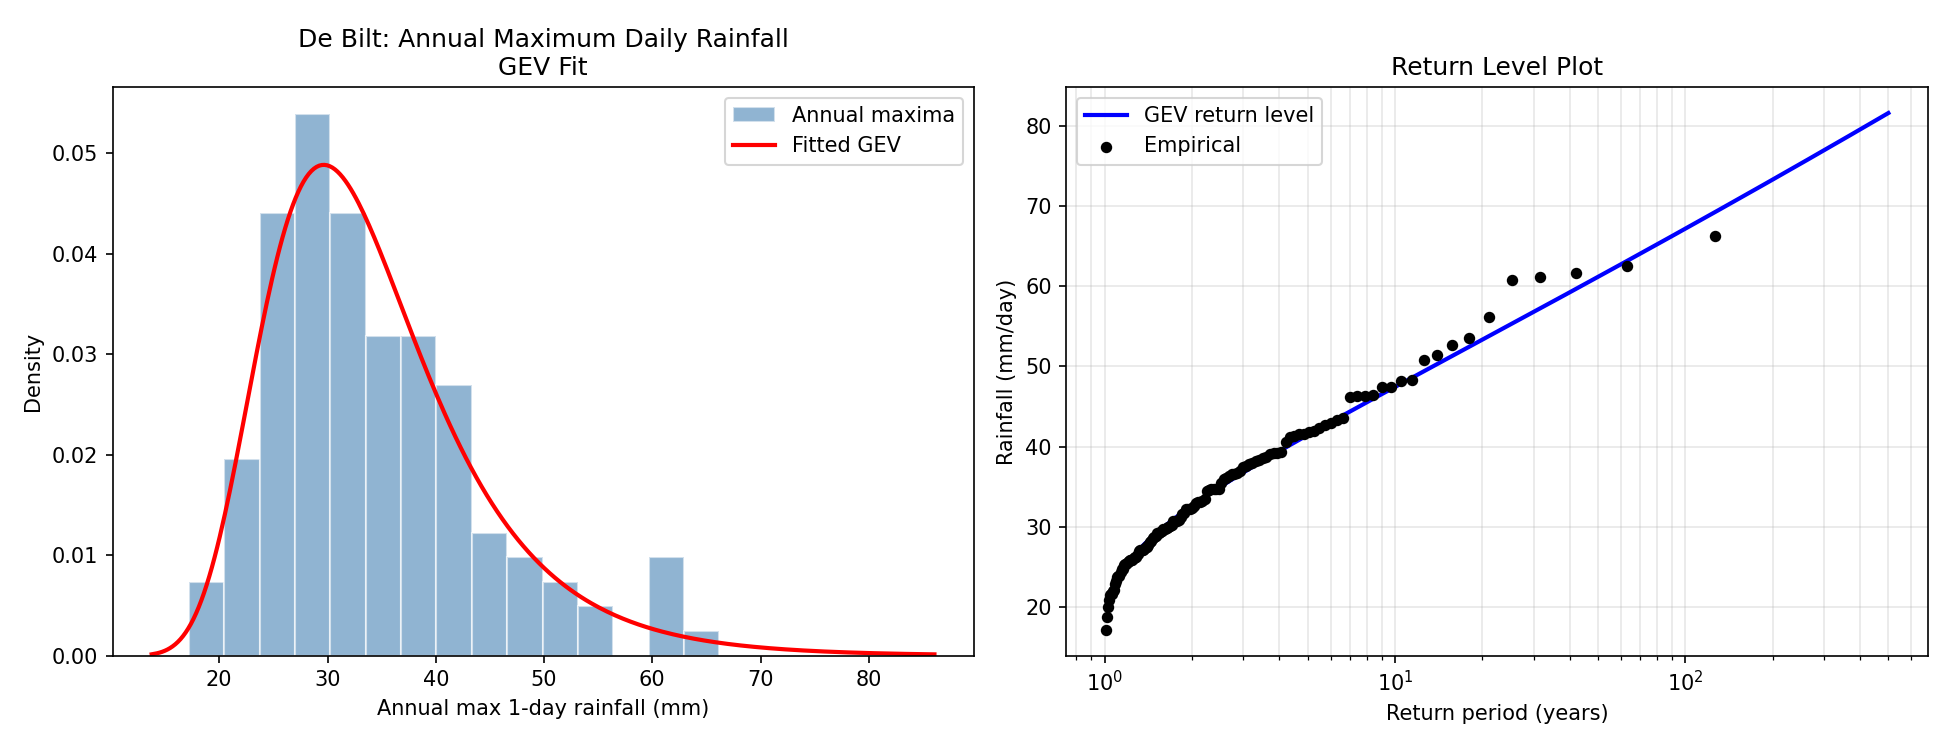

Generate this figure with Python:
import pandas as pd
import numpy as np
from scipy import stats
import matplotlib
matplotlib.use('Agg')
import matplotlib.pyplot as plt
from pathlib import Path

# ---- 1. Load data ----
DATA_PATH = Path(__file__).resolve().parent.parent / 'data' / 'result.txt'
cols = ['STN', 'YYYYMMDD', 'RD']
df = pd.read_csv(
    DATA_PATH,
    comment='#',
    names=cols,
    skipinitialspace=True
)

# Drop any stray header/blank rows that survived
df = df.dropna()
df['YYYYMMDD'] = df['YYYYMMDD'].astype(int)
df['RD'] = df['RD'].astype(float)

# Check for any negative/placeholder codes
print("Unique negative values (if any):", df.loc[df['RD'] < 0, 'RD'].unique())
print("Min RD:", df['RD'].min(), "Max RD:", df['RD'].max())

# Convert tenths of mm -> mm
df['RD_mm'] = df['RD'].clip(lower=0) / 10.0

# Parse date, extract year
df['date'] = pd.to_datetime(df['YYYYMMDD'], format='%Y%m%d')
df['year'] = df['date'].dt.year

print("\nRecord spans:", df['date'].min().date(), "to", df['date'].max().date())
print("Number of years:", df['year'].nunique())
print("Total days:", len(df))

# ---- 2. Annual maxima (1-day) ----
annual_max = df.groupby('year')['RD_mm'].max()

# Drop incomplete first/last years if they have very few days
day_counts = df.groupby('year').size()
print("\nYears with <300 days of data (partial years):")
print(day_counts[day_counts < 300])

# Use only reasonably complete years for the fit (>=300 days)
complete_years = day_counts[day_counts >= 300].index
am = annual_max.loc[annual_max.index.isin(complete_years)]

print(f"\nUsing {len(am)} annual maxima (years {am.index.min()}-{am.index.max()})")
print("\nTop 10 annual maxima (mm):")
print(am.sort_values(ascending=False).head(10))

# ---- 3. Also compute 3-day cumulative annual maxima ----
df_sorted = df.sort_values('date').set_index('date')
df_sorted['RD_3day'] = df_sorted['RD_mm'].rolling(3, min_periods=3).sum()
annual_max_3day = df_sorted.groupby(df_sorted.index.year)['RD_3day'].max()
am3 = annual_max_3day.loc[annual_max_3day.index.isin(complete_years)]

# ---- 4. Fit GEV distribution (1-day) ----
# scipy's genextreme uses a sign convention where c = -shape (xi)
c, loc, scale = stats.genextreme.fit(am.values)
xi = -c  # convert to standard GEV shape parameter (xi>0 heavy tail)
print(f"\n--- GEV fit (1-day annual max) ---")
print(f"shape (xi) = {xi:.4f}, location = {loc:.3f}, scale = {scale:.3f}")

# ---- 5. Return levels ----
return_periods = [2, 5, 10, 25, 50, 100, 200]
return_levels = {}
for T in return_periods:
    p = 1 - 1/T
    level = stats.genextreme.ppf(p, c, loc=loc, scale=scale)
    return_levels[T] = level

print("\nReturn period (yr) -> Return level (mm/day)")
for T, lvl in return_levels.items():
    print(f"{T:>4} -> {lvl:6.1f} mm")

# ---- 6. Goodness of fit check (KS test) ----
ks_stat, ks_p = stats.kstest(am.values, 'genextreme', args=(c, loc, scale))
print(f"\nKS test statistic={ks_stat:.4f}, p-value={ks_p:.4f}")

# ---- 7. Plots ----
fig, axes = plt.subplots(1, 2, figsize=(13, 5))

# Histogram + fitted density
ax = axes[0]
x = np.linspace(am.min()*0.8, am.max()*1.3, 300)
ax.hist(am.values, bins=15, density=True, alpha=0.6, color='steelblue', edgecolor='white', label='Annual maxima')
ax.plot(x, stats.genextreme.pdf(x, c, loc=loc, scale=scale), 'r-', lw=2, label='Fitted GEV')
ax.set_xlabel('Annual max 1-day rainfall (mm)')
ax.set_ylabel('Density')
ax.set_title('De Bilt: Annual Maximum Daily Rainfall\nGEV Fit')
ax.legend()

# Return level plot
ax2 = axes[1]
T_plot = np.logspace(np.log10(1.1), np.log10(500), 200)
p_plot = 1 - 1/T_plot
levels_plot = stats.genextreme.ppf(p_plot, c, loc=loc, scale=scale)
ax2.plot(T_plot, levels_plot, 'b-', lw=2, label='GEV return level')

# Empirical points (Weibull plotting position)
am_sorted = np.sort(am.values)
n = len(am_sorted)
ranks = np.arange(1, n+1)
T_emp = (n + 1) / (n + 1 - ranks)
ax2.scatter(T_emp, am_sorted, color='black', s=20, zorder=5, label='Empirical')

ax2.set_xscale('log')
ax2.set_xlabel('Return period (years)')
ax2.set_ylabel('Rainfall (mm/day)')
ax2.set_title('Return Level Plot')
ax2.legend()
ax2.grid(True, which='both', alpha=0.3)

plt.tight_layout()
plt.savefig(Path(__file__).resolve().parent / 'gev_analysis.png', dpi=150)
print("\nPlot saved.")

# ---- 8. Save annual maxima + summary to CSV for reference ----
am.to_csv(Path(__file__).resolve().parent / 'annual_maxima_1day.csv', header=['annual_max_mm'])
